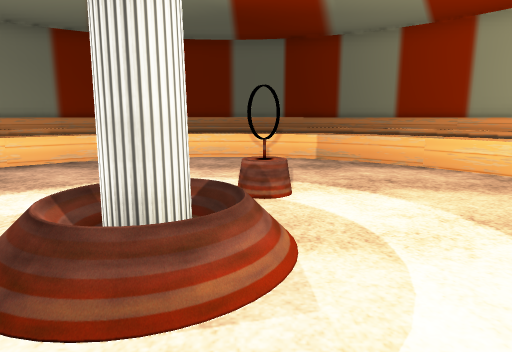
view 1 (above)

13 first-person views from a walk through a Unity game level. The camera is 1.2 m above the floor, tilts 10° down and sees 75° across. The floor is counted in squares, 1 m on a side. Each view is taken from the middle of a square. On the plan, view 1 faces up. The plan holds only what a view shows up to about 14 squares ahead; the rest is blank. The place goes on beyond the plan. The player is left out. Some surface patterns are stand-ins.

view 2
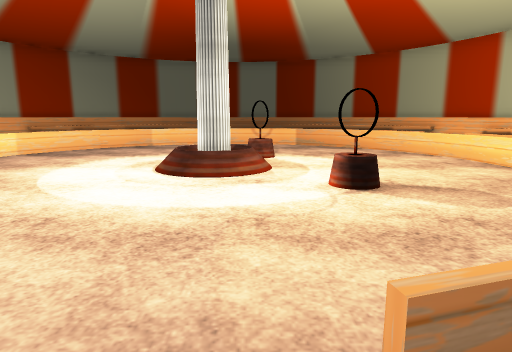

view 3
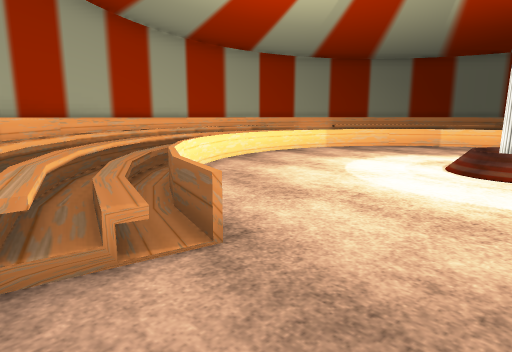

view 4
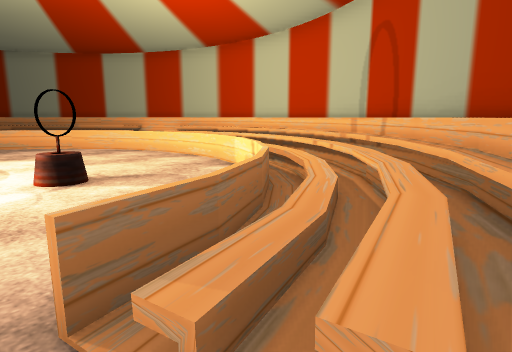

view 5
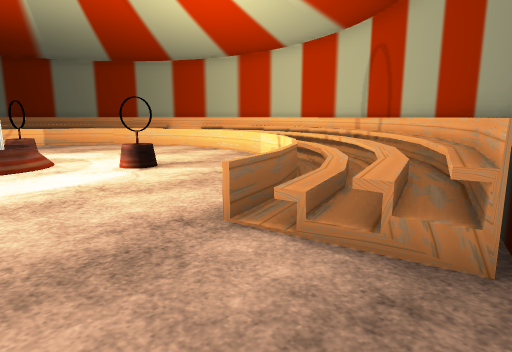

view 6
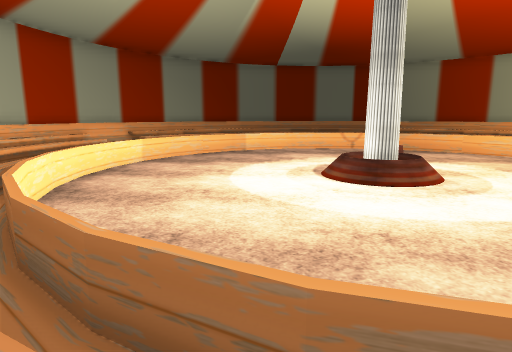

view 7
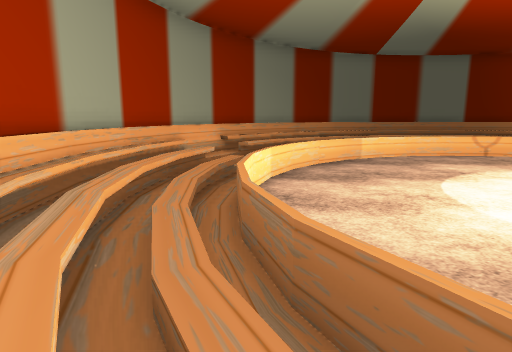

view 8
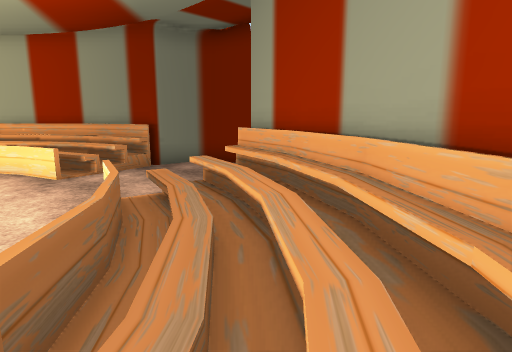

view 9
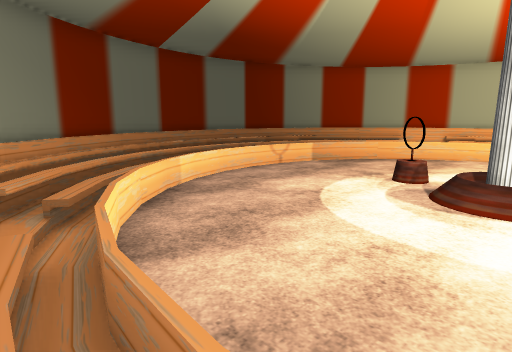

view 10
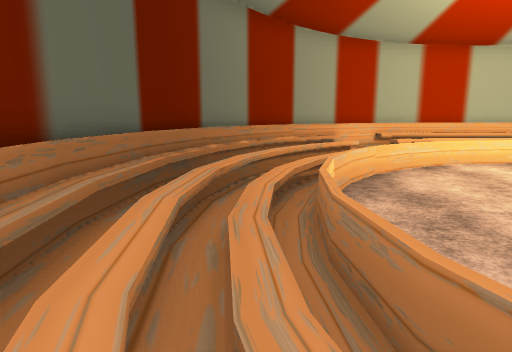

view 11
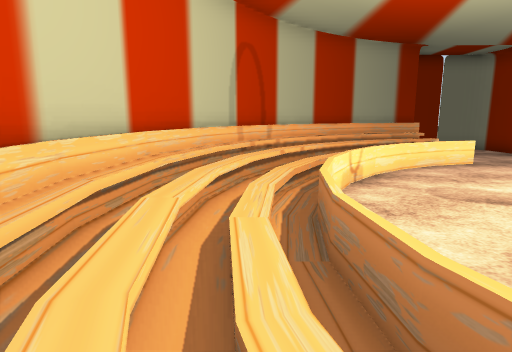

view 12
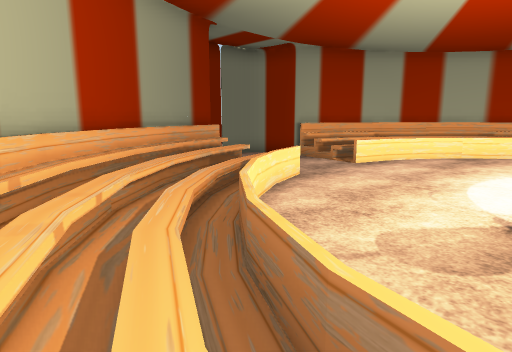

view 13
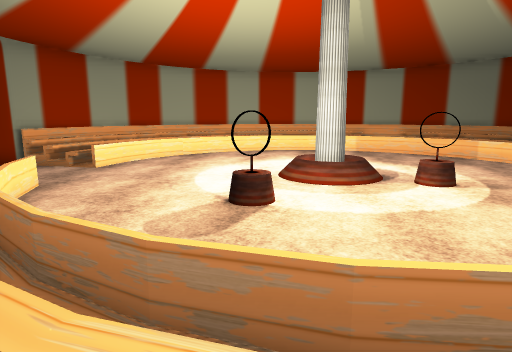

### Floor plan
Key: @ floor where view 1 was taken; # wall or solid block; . floor; / step, stairs or slope; = window, fence, low wall or low ledge; v drop or lower ground; O other object.
Columns run from 11 left of view 1 to 9 right of it. Each row starts with its distance up from view 1.
 13        v######
 12      v##//////#v
 11    vv#/////////##v
 10    v#//=======///#v
  9   v#//=.......=///#
  8  v#//=.........=//#v
  7  #//=...........=  #
  6 v#/=.............=/#v
  5 #//=.......O.....=//#
  4 #//=......O......=//#
  3 #//=.....O#O.....=//#
  2 #//=......O......=//#
  1 #//=.........O...=//#
  0 #//=.......@.....=/#v
 -1  #//=...........=//#
 -2  v#//=.........=///#
 -3   #///=.......=///#
 -4   v#///==...==///#v
 -5    v#////...////#v
 -6      ###=...####
 -7        v#...#v
 -8         #...#
 -9         v v v

Positions as (right, up) in squares from view 1, and headings:
1: (0, 0), facing up
2: (0, -5), facing up
3: (0, -6), facing up-left
4: (0, -6), facing up-right
5: (-2, -7), facing up-right
6: (-4, -5), facing up
7: (-8, -2), facing up
8: (-8, -2), facing down-right
9: (-9, 2), facing up-right
10: (-4, 11), facing right
11: (7, 6), facing down
12: (7, 1), facing down-left
13: (8, 1), facing left
